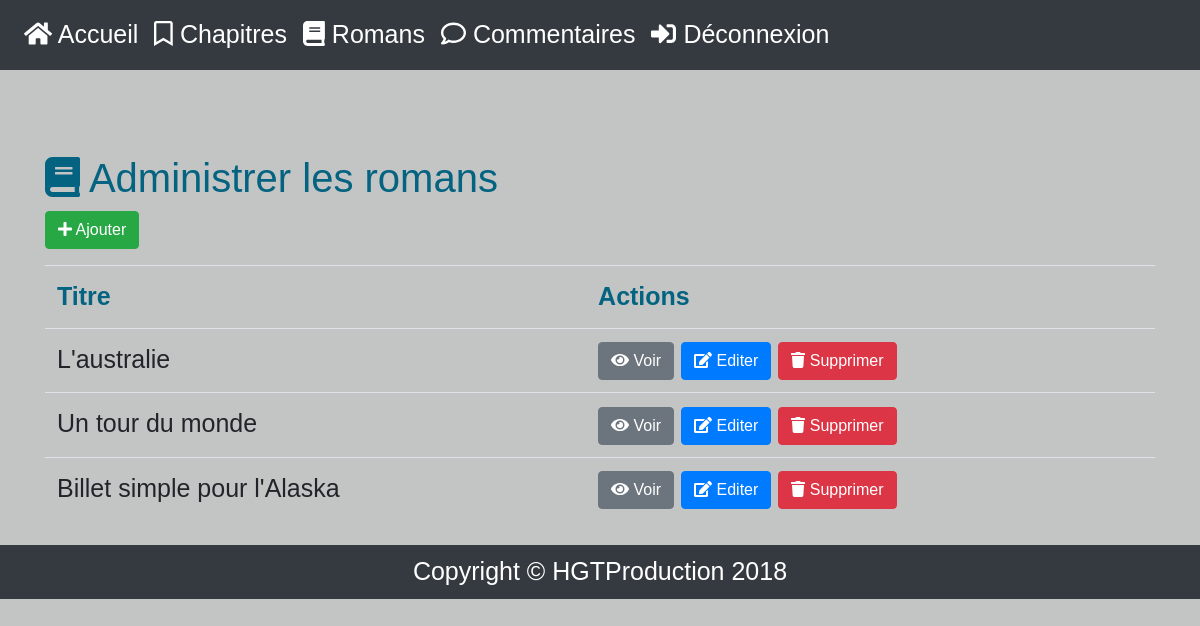
Page /index.php?p=admin.categories.index (signed in) on the committed database.
### tables this page shows
CREATE TABLE IF NOT EXISTS `categories` (
  `id` int(11) NOT NULL AUTO_INCREMENT,
  `title` varchar(255) NOT NULL,
  `date` datetime NOT NULL,
  PRIMARY KEY (`id`)
);

### core/Controller/Controller.php (called while the page is built, shortened)
<?php
class Controller
{
    protected $viewPath;
    protected function render($view, $variables = [])
    {
        extract($variables);
        require($this->viewPath . str_replace('.', '/', $view) . '.php');
    }
}

### app/Controller/Admin/CategoriesController.php (called while the page is built, shortened)
<?php
class CategoriesController extends AppController
{
    public function index($success = '')
    {
        $items = $this->Category->getAll();
        $this->render('admin.categories.index', compact('items', 'success'));
    }
}

### public/index.php (called while the page is built, shortened)
<?php
if (isset($_GET['p'])) {
    $page = $_GET['p'];
} else {
    $page = 'posts.index';
}
$page = explode('.', $page);
if ($page[0] == 'admin') {
    $action = $page[2];
} else {
    $controller = '\App\Controller\\' . ucfirst($page[0]) . 'Controller';
    $action = $page[1];
}
$controller = new $controller();
$controller->$action();

### core/Table/Table.php (called while the page is built, shortened)
<?php
class Table
{
    protected $db;
    public function __construct(Database $db)
    {
        $this->db = $db;
    }
    public function query($statement, $attributes = null, $one = false)
    {
        if ($attributes) {
            return $this->db->prepare($statement, $attributes, str_replace('Table', 'Entity', get_class($this)), $one);
        } else {
            return $this->db->query($statement, str_replace('Table', 'Entity', get_class($this)), $one);
        }
    }
}

### core/Database/MysqlDatabase.php (called while the page is built, shortened)
<?php
class MysqlDatabase extends Database
{
    private $pdo;
    private function getPDO()
    {
        if ($this->pdo === null) {
            $pdo = new PDO('mysql:host=localhost;dbname=blog;charset=utf8', 'root', '');
            $pdo->setAttribute(PDO::ATTR_ERRMODE, PDO::ERRMODE_EXCEPTION);
            $this->pdo = $pdo;
        }
        return $this->pdo;
    }
    public function query($statement, $class_name = null, $one = false)
    {
        $req = $this->getPDO()->query($statement);
        if ($class_name === null) {
            $req->setFetchMode(PDO::FETCH_OBJ);
        } else {
            $req->setFetchMode(PDO::FETCH_CLASS, $class_name);
        }
        if ($one) {
            $datas = $req->fetch();
        } else {
            $datas = $req->fetchAll();
        }
        return $datas;
    }
}

### app/Model/Table/AppTable.php (called while the page is built, shortened)
<?php
class AppTable extends Table
{
    public function getAll()
    {
        return $this->query('SELECT * FROM ' . $this->table . ' ORDER BY date DESC');
    }
}

### app/Autoloader.php (called while the page is built, shortened)
<?php
class Autoloader
{
    static function autoload($class)
    {
        if (strpos($class, __NAMESPACE__ .  '\\') === 0) {
            $class = str_replace(__NAMESPACE__ . '\\','', $class);
            $class = str_replace('\\','/', $class);
            $classPath = __DIR__ . '/' . $class . '.php';
        }
    }
}

### core/Autoloader.php (called while the page is built, shortened)
<?php
class Autoloader
{
    static function autoload($class)
    {
        if (strpos($class, __NAMESPACE__ .  '\\') === 0) {
            $class = str_replace(__NAMESPACE__ . '\\','', $class);
            $class = str_replace('\\','/', $class);
            $classPath = __DIR__ . '/' . $class . '.php';
        }
    }
}

### app/Views/admin/categories/index.php (the view, shortened to what this page needs)
<h1 class="title-id"><i class="fas fa-book"></i> Administrer les romans</h1>
<p>
    <a href="?p=admin.categories.add" class="btn btn-success"><i class="fas fa-plus"></i> Ajouter</a>
</p>
<table class="table">
    <thead>
        <tr>
              <td class="title-id">Titre</td>
              <td class="title-id">Actions</td>
        </tr>
    </thead>
    <tbody>
        <?php foreach($items as $category): ?>
        <tr>
          <td><?= htmlspecialchars($category->title); ?></td>
          <td>
              <a class="btn btn-secondary" href="?p=posts.category&id=<?= htmlspecialchars($category->id); ?>"><i class="fas fa-eye"></i>  Voir</a>
              <a class="btn btn-primary" href="?p=admin.categories.edit&id=<?= htmlspecialchars($category->id); ?>"><i class="fas fa-edit"></i> Editer</a>
              <a href="#openModal<?= htmlspecialchars($category->id); ?>" class="btn btn-danger"><i class="fas fa-trash"></i> Supprimer</a>
          </td>
        </tr>
        <?php endforeach ?>
    </tbody>
</table>

### public/css/styles.css (style rules this page uses)
body { background-repeat: no-repeat; background-attachment: fixed; background-position: center; font-family: Georgia, Arial, Verdana, sans-serif; font-size: 25px; background-color: #C3C5C5; padding-top: 54px; }
.title-id { color: #046380; }
a:link, a:visited, a:hover, a:active { text-decoration: none; outline: none; }
thead { font-weight: bold; }
tbody tr { -webkit-transition: background-color 0.5s ease-out; -moz-transition: background-color 0.5s ease-out; -o-transition: background-color 0.5s ease-out; transition: background-color 0.5s ease-out; }

### rows in the picture
categories: title "L'australie"
categories: title "Un tour du monde"
categories: title "Billet simple pour l'Alaska"
